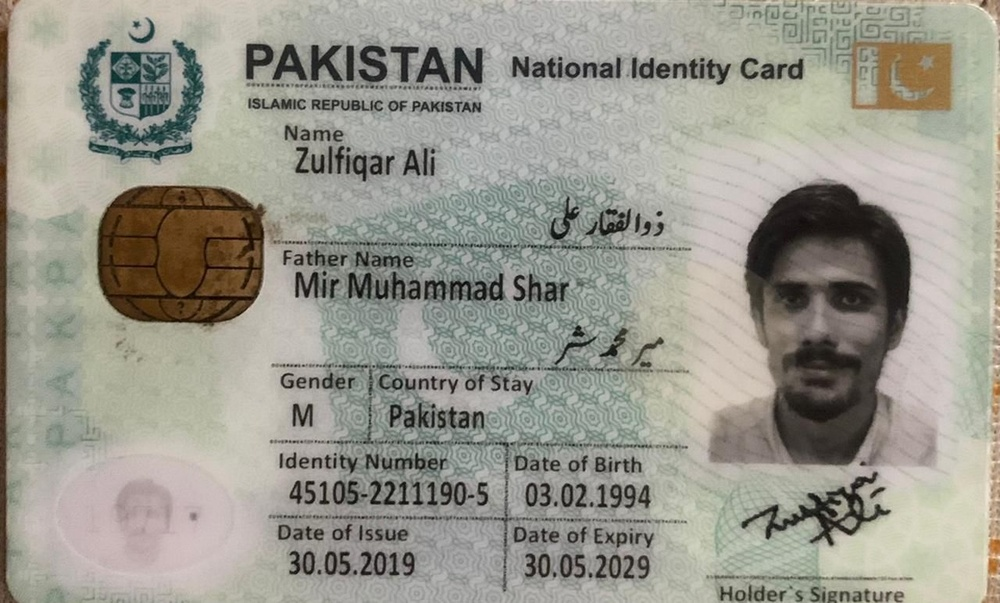
#> input picture assets/calibrated.jpeg, 1000 x 603 px, shrunk from 1280 x 772 before the run
$ python -i myMetrics.py   (imports and definitions only)   (older library calls are emulated)
#> lines starting #> are read from the running program, lines starting #| are printed output that depends on the picture
import numpy as np
import scipy.stats as stats
import cv2


def calculate_bell_curve_position(value):
    # Define the mean and standard deviation of the bell curve
    mu = 0.5  # Mean
    sigma = 0.125  # Standard deviation

    # Calculate the PDF (probability density function) at the given value
    position = stats.norm.pdf(value, mu, sigma)

    return position


def brightness(r, g, b):
    return max(r, g, b)/255


def centrality(x_percent, y_percent):
    return calculate_bell_curve_position(x_percent) + calculate_bell_curve_position(y_percent)

def dark_green(r,g,b):
    if g >= 100 and r+g+b<=200:
        return True
    return False

def green(r, g, b):
    # Calculate the brightness value (V) using the maximum RGB component
    v = max(r, g, b) / 255.0

    # Calculate the greenness value (G) relative to the sum of RGB components
    total = r + g + b
    g_relative = g / total if total > 0 else 0

    # Calculate the light green index by combining brightness and greenness
    index = v * g_relative

    return index


def blur(img):
    img = cv2.cvtColor(np.array(img), cv2.COLOR_RGB2BGR)

    # Convert the image to grayscale
    gray = cv2.cvtColor(img, cv2.COLOR_BGR2GRAY)

    # Calculate the Laplacian variance
    return cv2.Laplacian(gray, cv2.CV_64F).var()

>>> import cv2
>>> picture = cv2.cvtColor(cv2.imread('../assets/calibrated.jpeg'), cv2.COLOR_BGR2RGB)
>>> result = blur(picture)
#> in blur, img is the input picture: shape (603, 1000, 3); mean B, G, R 141.4, 151.6, 153.3
#> in blur, `gray = cv2.cvtColor(img, cv2.COLOR_BGR2GRAY)`:
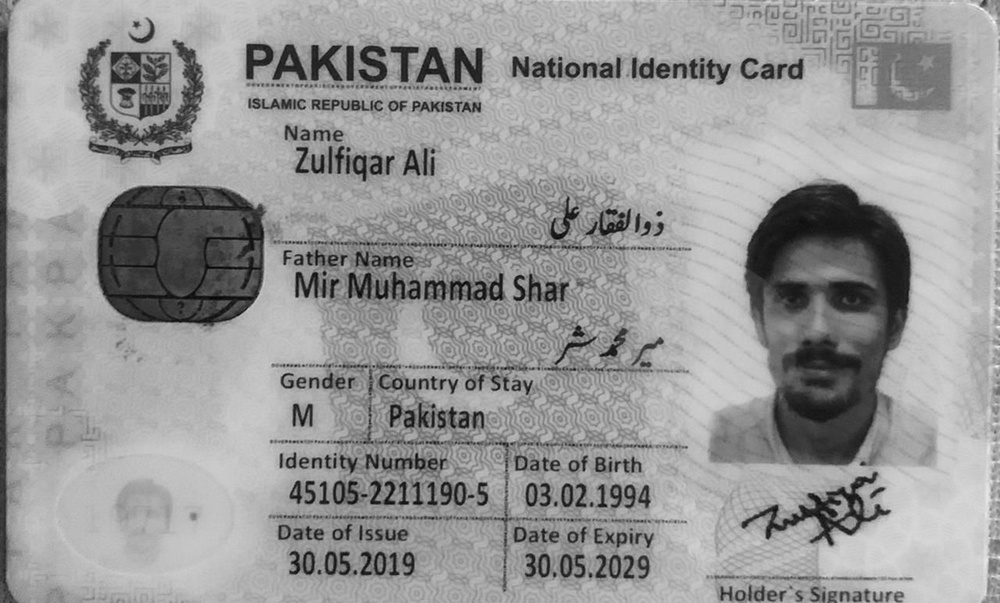
#> gray: shape (603, 1000); min 4, max 246, mean 150.9
#> result = 391
